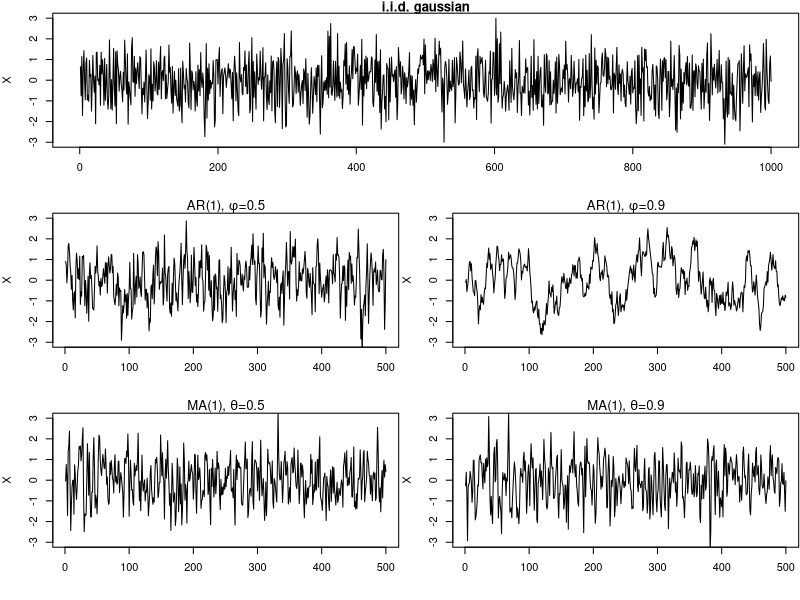
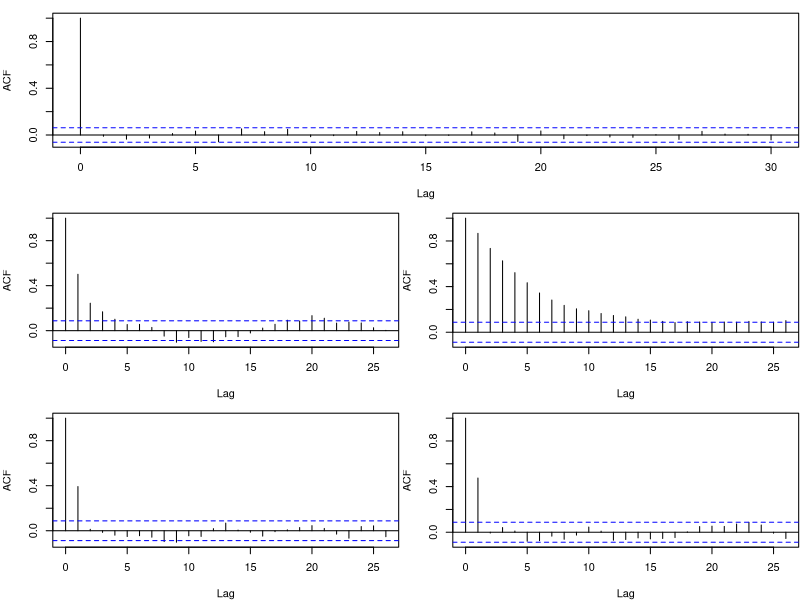
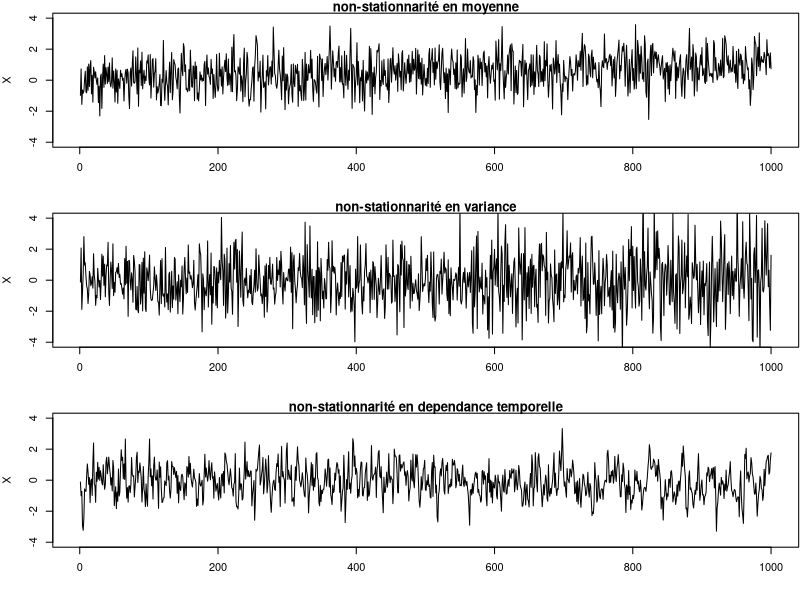
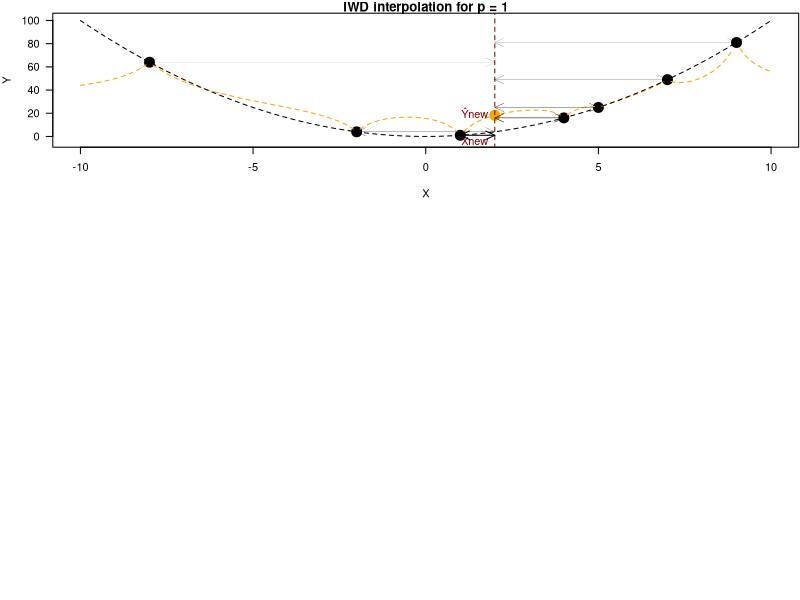
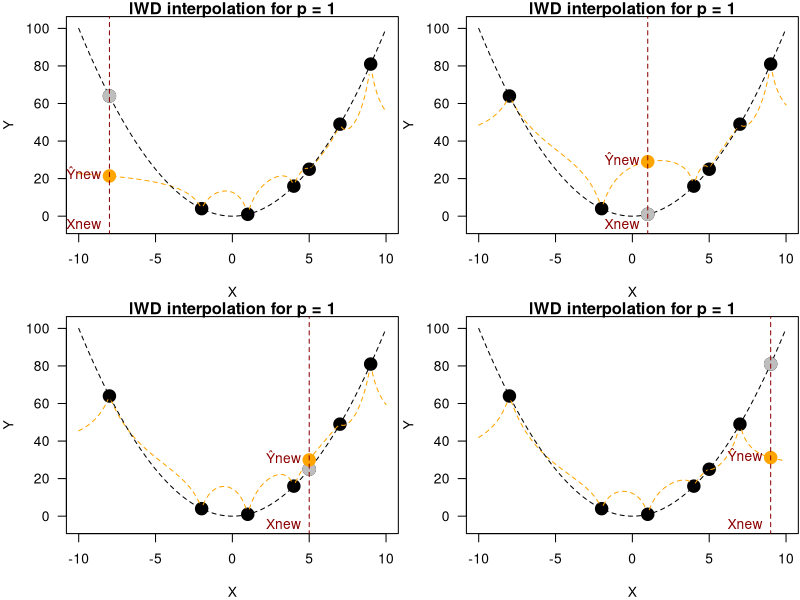

Recreate these plots in R, in order.
## ---- chunk 1
n <- 500
par(mar = c(4, 4, 1, .1))
layout(matrix(c(1,1,2,3,4,5), 3, 2, byrow = TRUE))
ylim <- c(-3, 3)
X <- rnorm(2*n, 0, 1)
plot(X, xlab = "", type = "l", ylim = ylim, main = "i.i.d. gaussian")

ar1 <- 0.5
X <- arima.sim(list(order=c(1,0,0), ar=ar1), n=n)*sqrt(1-ar1^2)
plot(X, xlab = "", ylim = ylim, main = expression(paste("AR(1), ", phi, "=0.5")))


ar1 <- 0.9
X <- arima.sim(list(order=c(1,0,0), ar=ar1), n=n)*sqrt(1-ar1^2)
plot(X, xlab = "", ylim = ylim, main = expression(paste("AR(1), ", phi, "=0.9")))


ar1 <- 0.5
X <- arima.sim(list(order=c(0,0,1), ma=ar1), n=n)/sqrt(1+ar1^2)
plot(X, xlab = "", ylim = ylim, main = expression(paste("MA(1), ", theta, "=0.5")))


ar1 <- 0.9
X <- arima.sim(list(order=c(0,0,1), ma=ar1), n=n)/sqrt(1+ar1^2)
plot(X, xlab = "", ylim = ylim, main = expression(paste("MA(1), ", theta, "=0.9")))
## ---- chunk 2
n <- 500
par(mar = c(4, 4, 1, .1))
layout(matrix(c(1,1,2,3,4,5), 3, 2, byrow = TRUE))
X <- rnorm(2*n, 0, 1)
plot(acf(X, plot = FALSE), main = "i.i.d. gaussian")

ar1 <- 0.5
X <- arima.sim(list(order=c(1,0,0), ar=ar1), n=n)*sqrt(1-ar1^2)
plot(acf(X, plot = FALSE), main = expression(paste("AR(1), ", phi, "=0.5")))


ar1 <- 0.9
X <- arima.sim(list(order=c(1,0,0), ar=ar1), n=n)*sqrt(1-ar1^2)
plot(acf(X, plot = FALSE),  main = expression(paste("AR(1), ", phi, "=0.9")))


ar1 <- 0.5
X <- arima.sim(list(order=c(0,0,1), ma=ar1), n=n)/sqrt(1+ar1^2)
plot(acf(X, plot = FALSE), main = expression(paste("MA(1), ", theta, "=0.5")))


ar1 <- 0.9
X <- arima.sim(list(order=c(0,0,1), ma=ar1), n=n)/sqrt(1+ar1^2)
plot(acf(X, plot = FALSE), main = expression(paste("MA(1), ", theta, "=0.9")))
## ---- chunk 3
n <- 1000
par(mar = c(4, 4, 1, .1))
par(mfrow = c(3, 1))
ylim <- c(-4, 4)

X <- rnorm(n, 0 + seq(0, 1, length.out = n), 1)
plot(X, xlab = "", type = "l", ylim = ylim, main = "non-stationnarité en moyenne")

X <- rnorm(n, 0, 1 + seq(0, 1, length.out = n))
plot(X, xlab = "", type = "l", ylim = ylim, main = "non-stationnarité en variance")

ar1 <- seq(0.3, 1, length.out = n)
for(i in 2:n){
  X[i] <-  (ar1[i] * X[i-1]  + rnorm(1)) / sqrt(1 + ar1[i]^2)
}
plot(X, xlab = "", , type = "l", ylim = ylim, main = "non-stationnarité en dependance temporelle")
## ---- chunk 4
n <- 5
X <- c(-8, -2, 1, 4, 5, 7, 9)
Y <- X^2
par(mar = c(4, 4, 1, .1))
plot(X, Y, pch = 19, las = 1, xlim = c(-10, 10), ylim = c(-5, 102), cex = 2, main = "IWD interpolation for p = 1")
Xnew <- seq(-10, 10, by = 0.1)
Ynew <- numeric(length(Xnew))
col <- numeric(length(Xnew))
for( i in seq_along(Xnew)){
  dist <- abs(X - Xnew[i])
  weight <- 1/dist
  weight <- weight/sum(weight)
  Ynew[i] <- sum(weight * Y)
}
lines(Xnew, Ynew, col = "orange", lty = 2)
lines(Xnew, Xnew^2, col = "black", lty = 2)
points(Xnew[Xnew == 2], Ynew[Xnew == 2], col = "orange", cex = 2, pch = 19)

segments(2, -10, 2, 110, col = "red4", lty = 2)

text(2, Ynew[Xnew == 2], col = "red4", labels = "Ŷnew", pos = 2)
text(2, -5, col = "red4", labels = "Xnew", pos = 2)

dist <- abs(X - 2)
weight <- 1/dist
weight <- weight/sum(weight)
weight <- weight/max(weight)
Ynew[i] <- sum(weight * Y)
for( i in seq_along(X)){
  arrows(2, Y[i], X[i], Y[i], code = 3, lty = 1, lwd = weight[i], length = 0.1, angle = 25)
}
## ---- chunk 5
n <- 5
X <- c(-8, -2, 1, 4, 5, 7, 9)
Y <- X^2
par(mar = c(4, 4, 1, .1), mfrow = c(2, 2))
for(iloo in c(1, 3, 5, 7)){
  plot(X, Y, pch = 19, las = 1, xlim = c(-10, 10), ylim = c(-5, 102), cex = 2, main = "IWD interpolation for p = 1")
  Xnew <- seq(-10, 10, by = 0.1)
  Ynew <- numeric(length(Xnew))
  col <- numeric(length(Xnew))
  for( i in seq_along(Xnew)){
    dist <- abs(X[-iloo] - Xnew[i])
    weight <- 1/dist
    weight <- weight/sum(weight)
    Ynew[i] <- sum(weight * Y[-iloo])
  }
  lines(Xnew, Ynew, col = "orange", lty = 2)
  lines(Xnew, Xnew^2, col = "black", lty = 2)
  points(X[iloo], Y[iloo], col = "grey", cex = 2, pch = 19)
  points(Xnew[Xnew == X[iloo]], Ynew[Xnew == X[iloo]], col = "orange", cex = 2, pch = 19)
  
  segments(X[iloo], -10, X[iloo], 110, col = "red4", lty = 2)
  
  text(X[iloo], Ynew[Xnew == X[iloo]], col = "red4", labels = "Ŷnew", pos = 2)
  text(X[iloo], -5, col = "red4", labels = "Xnew", pos = 2)
}
